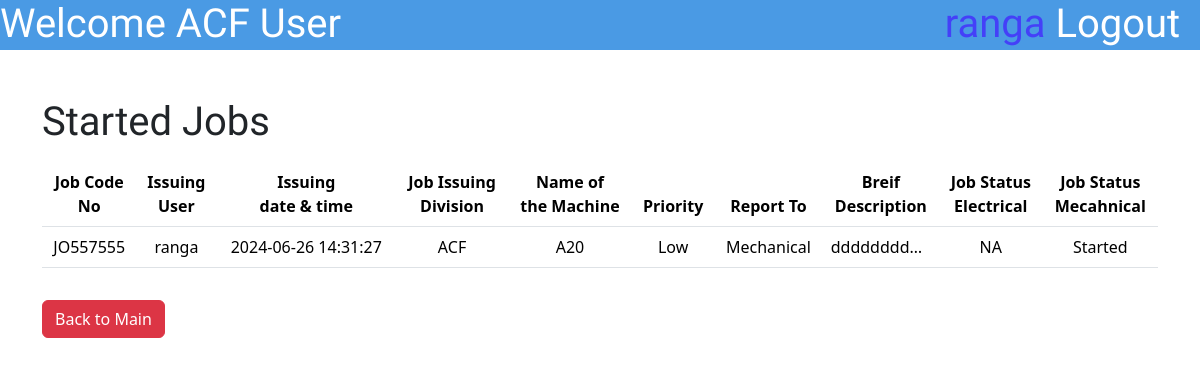
Page /PUser/StartedJobsPuser.php (signed in) on the earlier database version.
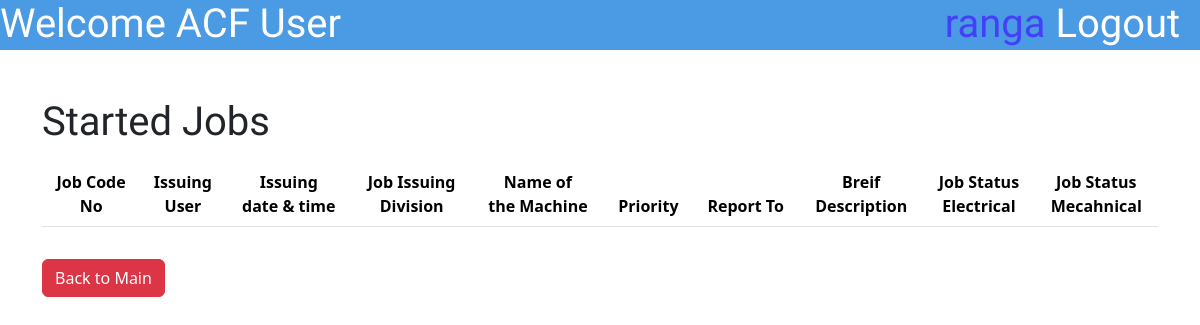
Same page on the later database version.
### tables this page shows
CREATE TABLE `jobdatasheet` (
  `id` int(10) NOT NULL,
  `JobCodeNo` varchar(100) NOT NULL,
  `JobPostingDateTime` varchar(50) NOT NULL,
  `JobPostingDev` enum('ACF','CCF','DR','Flexible','Aluminium Rodmill','Ceylon Copper') NOT NULL,
  `MachineName` varchar(255) NOT NULL,
  `Priority` enum('High','Low','Critical','') NOT NULL,
  `ReportTo` enum('Electrical','Mechanical','Both','') NOT NULL,
  `BDescription` varchar(500) NOT NULL,
  `Username` varchar(50) NOT NULL,
  `JobStatusE` enum('Pending','Started','Finished','Approved','NA') NOT NULL,
  `JobStatusM` enum('Pending','Started','Finished','Approved','NA') NOT NULL,
  `Approval` enum('Pending Approval','Not Approved','Approved','') NOT NULL,
  `FinishedCommentE` varchar(255) DEFAULT NULL,
  `FinishedCommentM` varchar(500) DEFAULT NULL,
  `TransferCommentE` varchar(500) DEFAULT NULL,
  `TransferCommentM` varchar(500) DEFAULT NULL,
  `ApproveComment` varchar(1000) DEFAULT NULL,
  `DisapproveComment` varchar(1000) DEFAULT NULL,
  `DownTime` varchar(500) DEFAULT NULL,
  `TryCount` int(10) DEFAULT NULL
);

### PUser/StartedJobsPuser.php (the view, shortened to what this page needs)
<?php
include '../connect.php';
?>
<!DOCTYPE html>
<html lang="en">
<head>
    <link href="https://cdn.jsdelivr.net/npm/bootstrap@5.3.3/dist/css/bootstrap.min.css" rel="stylesheet"
>
    <link rel="stylesheet" href="\MaintananceJobCard\styles\SubmitJobstyle.css">
</head>
<body>
    <div class="topbar">
        <h1 class="topbar-text">Welcome <?php echo $_SESSION['workplace']?> User</h1>
        <a href="\MaintananceJobCard\logout.php">
            <h1 class="topbar-logout">Logout &nbsp</h1>
        </a>
        <h1 class="topbar-username"><?php echo $_SESSION['username'] ?>&nbsp</h1>
    </div>
    <div class="container mt-5 ">
        <div class="mt-5">
            <h1>Started Jobs</h1>
            <table class="table table-hover mt-3">
                <thead>
                    <tr>
                        <th scope="col">Job Code <br>No</th>
                        <th scope="col">Issuing<br>User</th>
                        <th scope="col">Issuing <br>date & time</th>
                        <th scope="col">Job Issuing<br> Division</th>
                        <th scope="col">Name of<br> the Machine</th>
                        <th scope="col">Priority</th>
                        <th scope="col">Report To</th>
                        <th scope="col">Breif <br>Description</th>
                        <th scope="col">Job Status<br>Electrical</th>
                        <th scope="col">Job Status<br>Mecahnical</th>
                    </tr>
                </thead>
                <tbody>
                    <?php
                    $sql = "Select * from `jobdatasheet` where  JobStatusE='Started' or JobStatusM='Started'";
                    $result = mysqli_query($con, $sql);
                    while ($row = mysqli_fetch_assoc($result)) {
                        $JobCodeNo = $row['JobCodeNo'];
                        $username = $row['Username'];
                        $JobIssuingDateTime = $row['JobPostingDateTime'];
                        $JobIssuingDivision = $row['JobPostingDev'];
                        $MachineName = $row['MachineName'];
                        $priority = $row['Priority'];
                        $ReportTo = $row['ReportTo'];
                        $BriefDescription = $row['BDescription'];
                        $JobStatusM=$row['JobStatusE'];
                        $JobStatusE=$row['JobStatusM'];
                        echo
                            "
     <tr>
        <td>$JobCodeNo</td>
        <td>$username</td>
        <td>$JobIssuingDateTime</td>
        <td>$JobIssuingDivision</td>
        <td>$MachineName</td>
        <td>$priority</td>
        <td>$ReportTo</td>
        <td style='white-space: nowrap; text-overflow:ellipsis; overflow: hidden; max-width:1px;'>$BriefDescription</td>
        <td>$JobStatusM</td>
        <td>$JobStatusE</td>
      </tr>
      ";
                    }
                    ?>
                </tbody>
            </table>
            <button type="back" class="btn btn-danger mt-3" name="back"><a
                    href="\MaintananceJobCard\PUser\indexPUser.php" style="text-decoration:none;color:white">Back to
                    Main</a></button>
        </div>
    </div>
</body>
</body>

Differences in the rows shown:
removed jobdatasheet: JobCodeNo "JO557555", Username "ranga", JobPostingDateTime "2024-06-26 14:31:27", JobPostingDev "ACF", MachineName "A20", Priority "Low", ReportTo "Mechanical", BDescription "dddddddd…", JobStatusE "NA", JobStatusM "Started"
